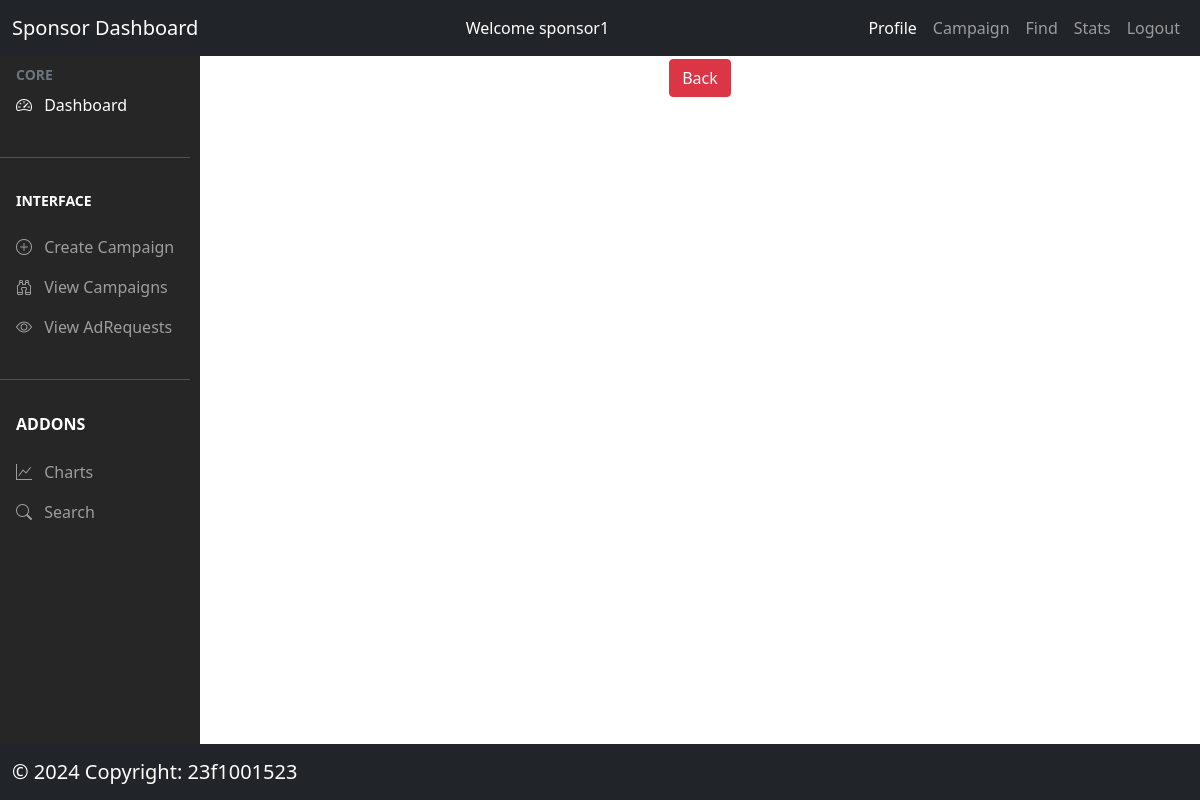
The app's page /sponsor/campaign/table/5 (signed in), older data.
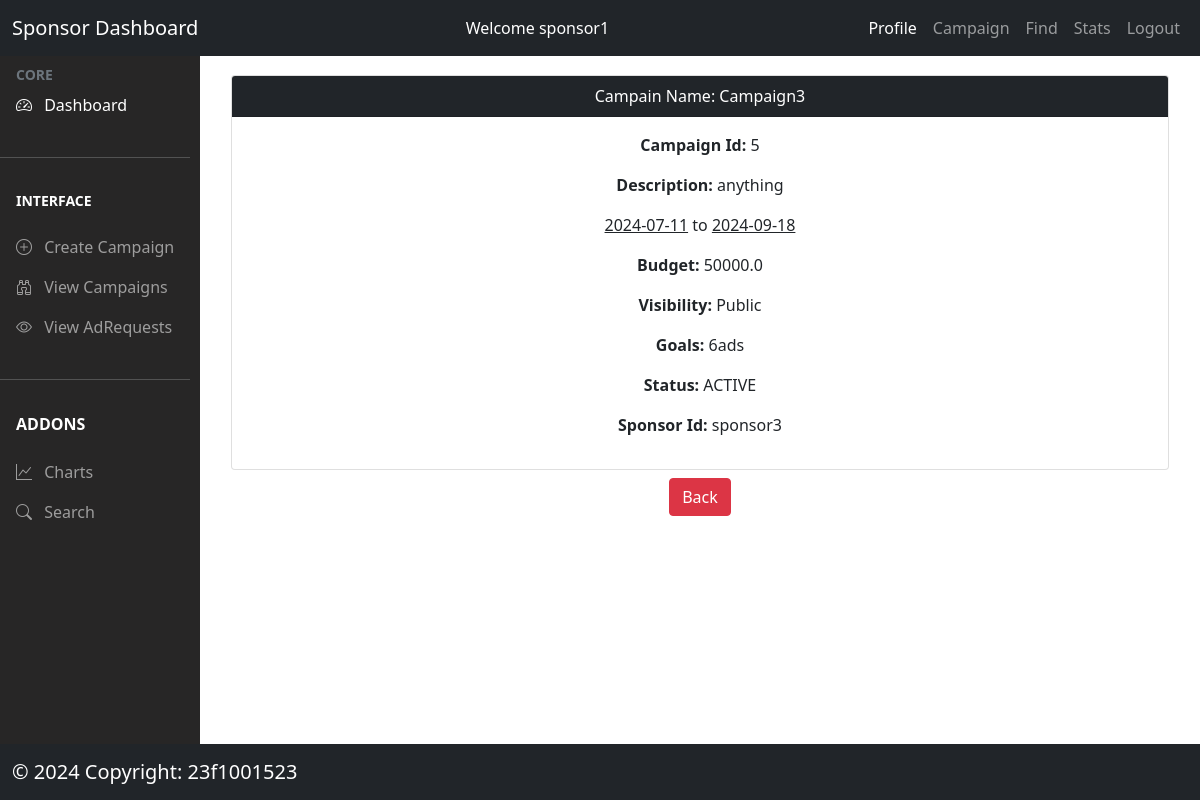
The same page, newer data.
### models/model.py (models this page shows, shortened)
class Campaign(db.Model):
  __tablename__ = 'campaigns'
  campaign_id = db.Column(db.Integer, autoincrement=True, primary_key=True)
  name = db.Column(db.String(200), nullable=False)
  description = db.Column(db.String(500), nullable=False)
  start_date = db.Column(db.String(200), nullable=False)
  end_date = db.Column(db.String(200), nullable=False)
  budget = db.Column(db.Float, nullable=False)
  visibility = db.Column(db.String(200), nullable=False)
  goals = db.Column(db.String(200), nullable=False)
  status = db.Column(db.String(200), nullable=False)  #active or inactive
  sponsor_id = db.Column(db.String(200),
                         db.ForeignKey("sponsors.sponsor_id"),
                         nullable=False)
  adrequests = db.relationship("AdRequest", backref="campaign", lazy=True)
  create_date = db.Column(db.DateTime, default=datetime.now(timezone.utc))
  expiry = db.Column(db.String(100), nullable=False)  # campaign expiry date

### controllers/sponsor.py (the view)
@app.route('/sponsor/campaign/table/<id>')
@login_required_sponsor
def show_sponsor_details(id):
  try:
    campaigns = Campaign.query.filter_by(campaign_id=id).all()
    return render_template('/sponsor/sponsor_campaign_table.html',
                          campaigns=campaigns)
  except:
    flash(fatalerror)

### controllers/usermanager.py (called while the page is built)
def login_required_sponsor(func):
  @wraps(func)
  def wrapper_sponsor(*args, **kwargs):
    if session.get('loggedin') is None or session['user_type'] != 'sponsor':
      flash('You need to login first')
      return redirect(url_for('login'))
    return func(*args, **kwargs)
  return wrapper_sponsor

### templates/sponsor/sponsor_campaign_table.html (shortened to what this page needs)
{% extends '/sponsor/sponsor_dashboard.html' %}
{% block content %}
<div class='container'>
  <div class="row text-center ">
    {% if campaigns %}
    {% for campaign in campaigns %}
    <div class="col m-3 mb-2">
      <div class="card">
        <div class="card-header bg-dark text-white">
          Campain Name: {{campaign.name}}
        </div>
        <div class="card-body">
          <p><b>Campaign Id:</b> {{ campaign.campaign_id }}</p>
          <p><b>Description:</b> {{ campaign.description }}</p>
           <p><u>{{ campaign.start_date }}</u> to <u>{{ campaign.end_date }}</u></p>
           <p><b>Budget:</b> {{campaign.budget}}</p>
          <p><b>Visibility:</b> {{campaign.visibility}}</p>
          <p><b>Goals:</b> {{campaign.goals}}</p>
          <p><b>Status:</b> {{campaign.status}}</p>
          <p><b>Sponsor Id:</b> {{campaign.sponsor_id}}</p>
        </div>
      </div>
      {% endfor %}
      {% endif %}
    </div>
  </div>
<div class='text-center'>
<td><a type="button" href='/sponsor/campaign/show' class="btn btn-danger text-white text-center ml-5">Back</a></td>
  </div>
{% endblock %}

Row changes from the older to the newer data that the page shows:
added Campaign: name "Campaign3", campaign_id "5", description "anything", start_date "2024-07-11", end_date "2024-09-18", budget "50000.0", visibility "Public", goals "6ads", status "ACTIVE", sponsor_id "sponsor3"
